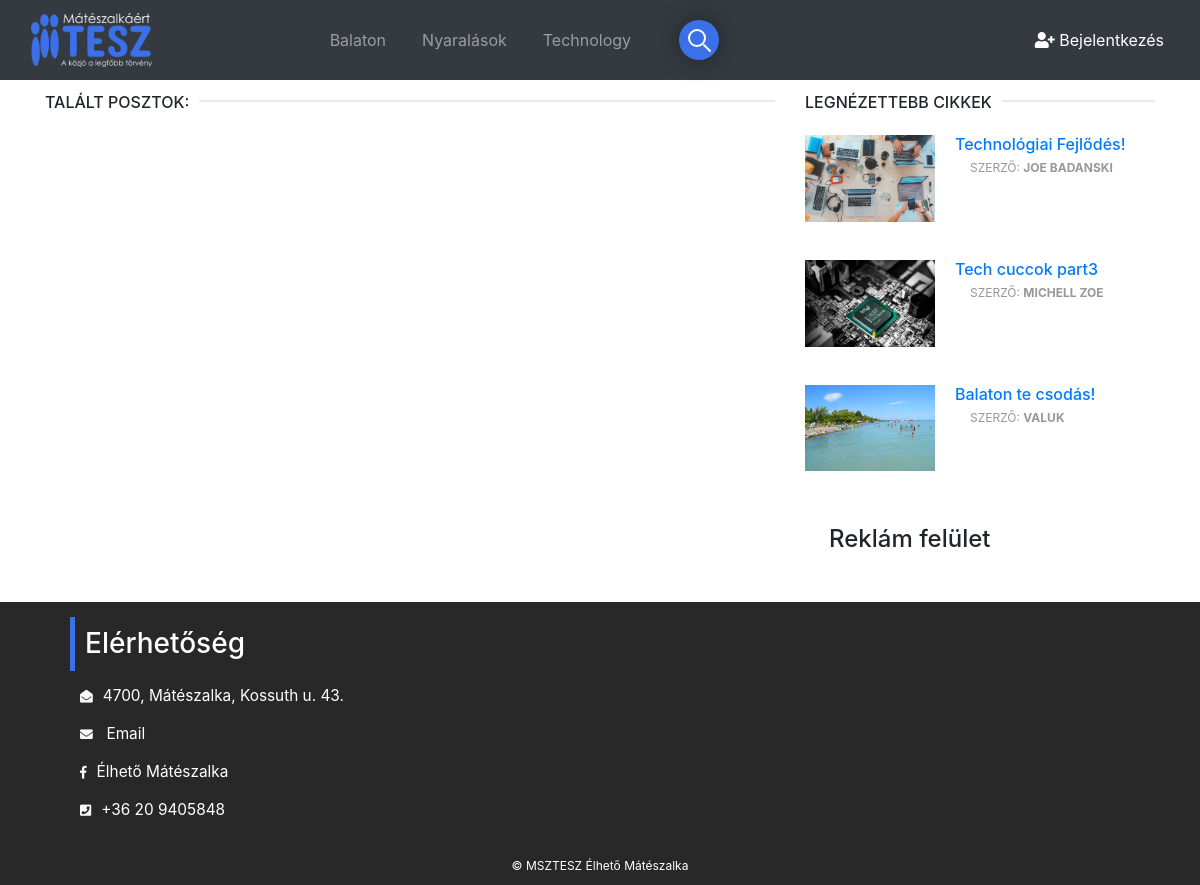
Screenshot of /search.php with the database file from the repository.
### tables this page shows
CREATE TABLE `kategoriak` (
  `cat_id` int(3) UNSIGNED NOT NULL,
  `cat_cim` varchar(255) NOT NULL
);

CREATE TABLE `posztok` (
  `post_id` int(3) NOT NULL,
  `post_cat_id` int(3) NOT NULL,
  `post_cim` varchar(255) NOT NULL,
  `post_author` varchar(255) NOT NULL,
  `post_user` varchar(255) NOT NULL,
  `post_date` varchar(50) NOT NULL,
  `post_img` text NOT NULL,
  `post_tartalom` text NOT NULL,
  `post_tags` varchar(255) NOT NULL,
  `post_com_count` int(11) NOT NULL,
  `post_status` varchar(255) NOT NULL,
  `post_views` int(11) NOT NULL,
  `likes` int(11) NOT NULL
);

### admin/functions.php (called while the page is built, shortened)
<?php
function imagePlaceholder($image = ''){
 if (!$image) {
   return 'img';
 } else {
   return $image;
 }
}
?>

### includes/side.php (the view)
<div class="col-md-4">
<div class="aside-widget">
  <div class="section-title">
    <h2 class="title">Legnézettebb cikkek</h2>
  </div>
  <?php
        $query = "SELECT * FROM posztok ORDER BY post_views DESC LIMIT 3";
        $select_view_post = mysqli_query($connect, $query);
        while ($row = mysqli_fetch_assoc($select_view_post)) {
          $post_id = $row['post_id'];
          $post_cim = $row['post_cim'];
          $post_img = $row['post_img'];
          $post_user = $row['post_user'];
          $post_author = $row['post_author'];
         ?>
  <div class="post post-widget">
    <a class="post-img" href="/cms/post.php?p_id=<?php echo $post_id; ?>">
    <img class="img-fluid" src="/cms/img/<?php echo imagePlaceholder($post_img); ?>" alt="">
    </a>
    <div class="post-body">
    <h3 class="post-title"><a class="author" href="/cms/post/<?php echo $post_id; ?>"><?php echo $post_cim ?></a></h3>
    <ul class="post-meta">
      <li><?php if (!empty($post_user)): ?>
        Szerző: <a class="author" href="/cms/user_post.php?user=<?php echo $post_user; ?>&p_id=<?php echo $post_id; ?>"  target="_blank"><?php echo $post_user ?></a>
      <?php else: ?>
          Szerző: <a class="author" href="/cms/author_post.php?author=<?php echo $post_author; ?>&p_id=<?php echo $post_id; ?>"  target="_blank"><?php echo $post_author ?></a>
      <?php endif; ?></li>
    </ul>
    </div>
  </div>
<?php } ?>
</div>
<?php include "widget.php"; ?>
</div>

### includes/nav.php (shortened to what this page needs)
<nav class="navbar navbar-expand-lg navbar-dark fixed-top bg-dark">
	<div class="navbar-header d-flex col">
		<a class="navbar-brand" href="/cms"><img src="/cms/img/logo02.png"  alt="logo"></a>
	</div>
	<div id="navbarCollapse" class="collapse navbar-collapse justify-content-start">
		<ul class="nav navbar-nav">
        <?php
$query = "SELECT * FROM kategoriak";
$select_all_cat_query = mysqli_query($connect, $query);
while ($row = mysqli_fetch_assoc($select_all_cat_query)) {
  $cat_cim = $row['cat_cim'];
  $cat_id = $row['cat_id'];
  $category_class = '';
  echo "<li class='$category_class'><a class='nav-link' href='/cms/category/$cat_id'>{$cat_cim}</a></li>";
}
?>
		</ul>
		<form action="/cms/search" method="post">
            <div class="box">
                <span class="search">
                    <button name="send" class="btn btn-default" type="send">
                   </button>
                </span>
              </div>
            </form>
		<ul class="nav navbar-nav navbar-right ml-auto">
  <?php if (isset($_SESSION['user_role'])): ?>
<?php if (empty($_SESSION['user_image'])): ?>
  <li>
  <img class="img-responsive rounded-circle" src="https://raw.githubusercontent.com/azouaoui-med/pro-sidebar-template/gh-pages/src/img/user.jpg" width="40"
          alt="default picture"></li>
<?php else: ?>
  <li><img class="img-responsive rounded-circle" src="/cms/img/<?php echo $_SESSION['user_image']; ?>" width="40"
    alt="User picture"></li>
<?php endif; ?>
<li class="nav-item"><span class="users">
  <strong>Üdvözöljük,</strong>
  <?php echo $_SESSION['username']; ?>
</span></li>
<li><a class="nav-item" href="/cms/includes/logout.php">
<i class="fa fa-power-off"></i>
<strong>Kilépés</strong>
</a></li>
<?php else: ?>
 <a class="login-trigger" href="#" data-target="#login" data-toggle="modal"><i class="fa fa-user-plus"></i> Bejelentkezés</a>
<?php endif; ?>
</ul>
	</div>
</nav>

### css/custom.css (style rules this page uses)
body { padding-top: 75px; }
a.nav-link { color: #fff; text-decoration: none; margin: 0px 10px; padding: 10px; position: relative; z-index: 0; cursor: pointer; }
.navbar-nav .nav-link:before, .navbar-nav .nav-link:after { position: absolute; left: 0px; width: 100%; height: 2px; background: #3c70e8; content: ""; opacity: 0; transition: all 0.3s; }
.navbar-nav .nav-link:before { top: 0px; transform: translateY(10px); }
.navbar-nav .nav-link:after { bottom: 0px; transform: translateY(-10px); }
a.author { text-decoration: none; }
.section-title { position: relative; top: 15px; margin-bottom: 20px; }
.section-title .title { position: relative; display: inline-block; background-color: #fff; font-size: 16px; text-transform: uppercase; margin-top: 0px; margin-bottom: 10px; padding-right: 10px; z-index: 20; }
.section-title:after { content: ""; display: inline-block; height: 2px; background-color: #e8eaed; position: absolute; left: 0; right: 0; top: 10px; z-index: 10; }
.post-meta { list-style-type: disc; padding-left: 15px; margin-bottom: 10px; }
.post-meta li { display: inline-block; color: #97989b; font-size: 12px; text-transform: uppercase; }
.post-meta li a { color: #97989b; font-weight: 700; }
.post-meta li:after { content: '•'; display: inline-block; padding-left: 5px; padding-right: 5px; }
.post-meta li:last-child:after { display: none; }
.post { position: relative; margin-bottom: 30px; }
.post .post-body { position: relative; margin: -50px 0px 0px 3%; padding: 5%; background: #fff; z-index: 10; }
.post .post-img { display: block; overflow: hidden; }
.post-img>img { width: 100%; -webkit-transition: 1.6s -webkit-transform; transition: 1.6s -webkit-transform; transition: 1.6s transform; transition: 1.6s transform, 1.6s -webkit-transform; }
.post .post-meta { margin-bottom: 10px; }
.post { padding-top: 8px; }
.post:after { content: ''; display: table; clear: both; }
.post .post-body { margin: 0px 0px 0px calc(40% + 30px); padding: 0; }
.post.post-widget:after { content: ""; display: table; clear: both; }
.post.post-widget .post-img { float: left; width: 130px; }
.post.post-widget .post-body { position: relative; background: transparent; margin: 0px 0px 0px 150px; padding: 0; }
.post.post-widget .post-title { font-size: 16px; margin-bottom: 0px; }
.box { position: relative; margin: auto; top: 0; left: -25px; right: 0; bottom: 0; width: 50px; height: 50px; margin-left: 50px; }
.box .search { position: absolute; margin: auto; top: 0; right: 0; bottom: 0; left: 0; width: 40px; height: 40px; background: #3c70e8; border-radius: 50%; transition: all 1s; z-index: 4; box-shadow: 0 0 25px 0 rgba(0, 0, 0, 0.4); }
.box .search::before { content: ""; position: absolute; margin: auto; top: 16px; right: 0; bottom: 0; left: 15px; width: 10px; height: 2px; background: white; transform: rotate(45deg); transition: all 0.5s; }
.box .search::after { content: ""; position: absolute; margin: auto; top: -5px; right: 0; bottom: 0; left: -5px; width: 18px; height: 18px; border-radius: 50%; border: 2px solid white; transition: all 0.5s; }

### css/login.css (style rules this page uses)
a.login-trigger { color: #fff; text-decoration: none; padding: 10px 20px; position: relative; top: 0; }

### rows the page displays
kategoriak: cat_cim "Balaton"
kategoriak: cat_cim "Nyaralások"
kategoriak: cat_cim "Technology"
posztok: post_img (picture), post_cim "Technológiai Fejlődés!", post_author "JOE BADANSKI"
posztok: post_img (picture), post_cim "Tech cuccok part3", post_author "MICHELL ZOE"
posztok: post_img (picture), post_cim "Balaton te csodás!", post_user "VALUK"
